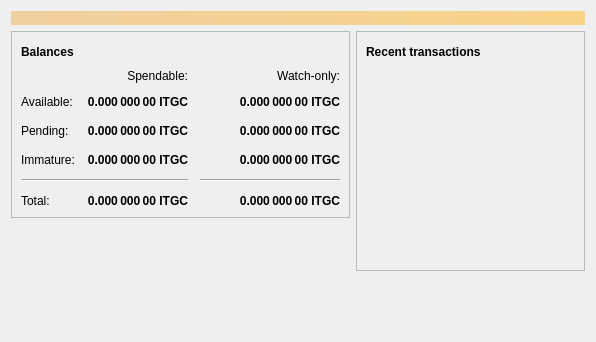
<?xml version="1.0" encoding="UTF-8"?>
<ui version="4.0">
 <class>OverviewPage</class>
 <widget class="QWidget" name="OverviewPage">
  <property name="geometry">
   <rect>
    <x>0</x>
    <y>0</y>
    <width>596</width>
    <height>342</height>
   </rect>
  </property>
  <property name="windowTitle">
   <string>Form</string>
  </property>
  <layout class="QVBoxLayout" name="topLayout">
   <item>
    <widget class="QLabel" name="labelAlerts">
     <property name="visible">
      <bool>false</bool>
     </property>
     <property name="styleSheet">
      <string notr="true">background-color: qlineargradient(x1: 0, y1: 0, x2: 1, y2: 0, stop:0 #F0D0A0, stop:1 #F8D488); color:#000000;</string>
     </property>
     <property name="wordWrap">
      <bool>true</bool>
     </property>
     <property name="margin">
      <number>3</number>
     </property>
    </widget>
   </item>
   <item>
    <layout class="QHBoxLayout" name="horizontalLayout" stretch="1,1">
     <item>
      <layout class="QVBoxLayout" name="verticalLayout_2">
       <item>
        <widget class="QFrame" name="frame">
         <property name="frameShape">
          <enum>QFrame::StyledPanel</enum>
         </property>
         <property name="frameShadow">
          <enum>QFrame::Raised</enum>
         </property>
         <layout class="QVBoxLayout" name="verticalLayout_4">
          <item>
           <layout class="QHBoxLayout" name="horizontalLayout_4">
            <item>
             <widget class="QLabel" name="label_5">
              <property name="font">
               <font>
                <weight>75</weight>
                <bold>true</bold>
               </font>
              </property>
              <property name="text">
               <string>Balances</string>
              </property>
             </widget>
            </item>
            <item>
             <widget class="QPushButton" name="labelWalletStatus">
              <property name="enabled">
               <bool>false</bool>
              </property>
              <property name="maximumSize">
               <size>
                <width>30</width>
                <height>16777215</height>
               </size>
              </property>
              <property name="toolTip">
               <string>The displayed information may be out of date. Your wallet automatically synchronizes with the Itgoldcoins network after a connection is established, but this process has not completed yet.</string>
              </property>
              <property name="text">
               <string/>
              </property>
              <property name="icon">
               <iconset resource="../itgoldcoins.qrc">
                <normaloff>:/icons/warning</normaloff>
                <disabledoff>:/icons/warning</disabledoff>:/icons/warning</iconset>
              </property>
              <property name="iconSize">
               <size>
                <width>24</width>
                <height>24</height>
               </size>
              </property>
              <property name="flat">
               <bool>true</bool>
              </property>
             </widget>
            </item>
            <item>
             <spacer name="horizontalSpacer_3">
              <property name="orientation">
               <enum>Qt::Horizontal</enum>
              </property>
              <property name="sizeHint" stdset="0">
               <size>
                <width>40</width>
                <height>20</height>
               </size>
              </property>
             </spacer>
            </item>
           </layout>
          </item>
          <item>
           <layout class="QGridLayout" name="gridLayout">
            <property name="spacing">
             <number>12</number>
            </property>
            <item row="2" column="2">
             <widget class="QLabel" name="labelWatchPending">
              <property name="font">
               <font>
                <weight>75</weight>
                <bold>true</bold>
               </font>
              </property>
              <property name="cursor">
               <cursorShape>IBeamCursor</cursorShape>
              </property>
              <property name="toolTip">
               <string>Unconfirmed transactions to watch-only addresses</string>
              </property>
              <property name="text">
               <string notr="true">0.000 000 00 ITGC</string>
              </property>
              <property name="alignment">
               <set>Qt::AlignRight|Qt::AlignTrailing|Qt::AlignVCenter</set>
              </property>
              <property name="textInteractionFlags">
               <set>Qt::LinksAccessibleByMouse|Qt::TextSelectableByKeyboard|Qt::TextSelectableByMouse</set>
              </property>
             </widget>
            </item>
            <item row="2" column="1">
             <widget class="QLabel" name="labelUnconfirmed">
              <property name="font">
               <font>
                <weight>75</weight>
                <bold>true</bold>
               </font>
              </property>
              <property name="cursor">
               <cursorShape>IBeamCursor</cursorShape>
              </property>
              <property name="toolTip">
               <string>Total of transactions that have yet to be confirmed, and do not yet count toward the spendable balance</string>
              </property>
              <property name="text">
               <string notr="true">0.000 000 00 ITGC</string>
              </property>
              <property name="alignment">
               <set>Qt::AlignRight|Qt::AlignTrailing|Qt::AlignVCenter</set>
              </property>
              <property name="textInteractionFlags">
               <set>Qt::LinksAccessibleByMouse|Qt::TextSelectableByKeyboard|Qt::TextSelectableByMouse</set>
              </property>
             </widget>
            </item>
            <item row="3" column="2">
             <widget class="QLabel" name="labelWatchImmature">
              <property name="font">
               <font>
                <weight>75</weight>
                <bold>true</bold>
               </font>
              </property>
              <property name="cursor">
               <cursorShape>IBeamCursor</cursorShape>
              </property>
              <property name="toolTip">
               <string>Mined balance in watch-only addresses that has not yet matured</string>
              </property>
              <property name="text">
               <string notr="true">0.000 000 00 ITGC</string>
              </property>
              <property name="alignment">
               <set>Qt::AlignRight|Qt::AlignTrailing|Qt::AlignVCenter</set>
              </property>
              <property name="textInteractionFlags">
               <set>Qt::LinksAccessibleByMouse|Qt::TextSelectableByKeyboard|Qt::TextSelectableByMouse</set>
              </property>
             </widget>
            </item>
            <item row="4" column="0" colspan="2">
             <widget class="Line" name="line">
              <property name="orientation">
               <enum>Qt::Horizontal</enum>
              </property>
             </widget>
            </item>
            <item row="4" column="2">
             <widget class="Line" name="lineWatchBalance">
              <property name="sizePolicy">
               <sizepolicy hsizetype="Preferred" vsizetype="Fixed">
                <horstretch>0</horstretch>
                <verstretch>0</verstretch>
               </sizepolicy>
              </property>
              <property name="minimumSize">
               <size>
                <width>140</width>
                <height>0</height>
               </size>
              </property>
              <property name="orientation">
               <enum>Qt::Horizontal</enum>
              </property>
             </widget>
            </item>
            <item row="5" column="0">
             <widget class="QLabel" name="labelTotalText">
              <property name="text">
               <string>Total:</string>
              </property>
             </widget>
            </item>
            <item row="3" column="1">
             <widget class="QLabel" name="labelImmature">
              <property name="font">
               <font>
                <weight>75</weight>
                <bold>true</bold>
               </font>
              </property>
              <property name="cursor">
               <cursorShape>IBeamCursor</cursorShape>
              </property>
              <property name="toolTip">
               <string>Mined balance that has not yet matured</string>
              </property>
              <property name="text">
               <string notr="true">0.000 000 00 ITGC</string>
              </property>
              <property name="alignment">
               <set>Qt::AlignRight|Qt::AlignTrailing|Qt::AlignVCenter</set>
              </property>
              <property name="textInteractionFlags">
               <set>Qt::LinksAccessibleByMouse|Qt::TextSelectableByKeyboard|Qt::TextSelectableByMouse</set>
              </property>
             </widget>
            </item>
            <item row="2" column="3">
             <spacer name="horizontalSpacer_2">
              <property name="orientation">
               <enum>Qt::Horizontal</enum>
              </property>
              <property name="sizeHint" stdset="0">
               <size>
                <width>40</width>
                <height>20</height>
               </size>
              </property>
             </spacer>
            </item>
            <item row="3" column="0">
             <widget class="QLabel" name="labelImmatureText">
              <property name="text">
               <string>Immature:</string>
              </property>
             </widget>
            </item>
            <item row="5" column="1">
             <widget class="QLabel" name="labelTotal">
              <property name="font">
               <font>
                <weight>75</weight>
                <bold>true</bold>
               </font>
              </property>
              <property name="cursor">
               <cursorShape>IBeamCursor</cursorShape>
              </property>
              <property name="toolTip">
               <string>Your current total balance</string>
              </property>
              <property name="text">
               <string notr="true">0.000 000 00 ITGC</string>
              </property>
              <property name="alignment">
               <set>Qt::AlignRight|Qt::AlignTrailing|Qt::AlignVCenter</set>
              </property>
              <property name="textInteractionFlags">
               <set>Qt::LinksAccessibleByMouse|Qt::TextSelectableByKeyboard|Qt::TextSelectableByMouse</set>
              </property>
             </widget>
            </item>
            <item row="5" column="2">
             <widget class="QLabel" name="labelWatchTotal">
              <property name="font">
               <font>
                <weight>75</weight>
                <bold>true</bold>
               </font>
              </property>
              <property name="cursor">
               <cursorShape>IBeamCursor</cursorShape>
              </property>
              <property name="toolTip">
               <string>Current total balance in watch-only addresses</string>
              </property>
              <property name="text">
               <string notr="true">0.000 000 00 ITGC</string>
              </property>
              <property name="alignment">
               <set>Qt::AlignRight|Qt::AlignTrailing|Qt::AlignVCenter</set>
              </property>
              <property name="textInteractionFlags">
               <set>Qt::LinksAccessibleByMouse|Qt::TextSelectableByKeyboard|Qt::TextSelectableByMouse</set>
              </property>
             </widget>
            </item>
            <item row="0" column="2">
             <widget class="QLabel" name="labelWatchonly">
              <property name="text">
               <string>Watch-only:</string>
              </property>
              <property name="alignment">
               <set>Qt::AlignRight|Qt::AlignTrailing|Qt::AlignVCenter</set>
              </property>
             </widget>
            </item>
            <item row="1" column="0">
             <widget class="QLabel" name="labelBalanceText">
              <property name="text">
               <string>Available:</string>
              </property>
             </widget>
            </item>
            <item row="1" column="1">
             <widget class="QLabel" name="labelBalance">
              <property name="font">
               <font>
                <weight>75</weight>
                <bold>true</bold>
               </font>
              </property>
              <property name="cursor">
               <cursorShape>IBeamCursor</cursorShape>
              </property>
              <property name="toolTip">
               <string>Your current spendable balance</string>
              </property>
              <property name="text">
               <string notr="true">0.000 000 00 ITGC</string>
              </property>
              <property name="alignment">
               <set>Qt::AlignRight|Qt::AlignTrailing|Qt::AlignVCenter</set>
              </property>
              <property name="textInteractionFlags">
               <set>Qt::LinksAccessibleByMouse|Qt::TextSelectableByKeyboard|Qt::TextSelectableByMouse</set>
              </property>
             </widget>
            </item>
            <item row="1" column="2">
             <widget class="QLabel" name="labelWatchAvailable">
              <property name="font">
               <font>
                <weight>75</weight>
                <bold>true</bold>
               </font>
              </property>
              <property name="cursor">
               <cursorShape>IBeamCursor</cursorShape>
              </property>
              <property name="toolTip">
               <string>Your current balance in watch-only addresses</string>
              </property>
              <property name="text">
               <string notr="true">0.000 000 00 ITGC</string>
              </property>
              <property name="alignment">
               <set>Qt::AlignRight|Qt::AlignTrailing|Qt::AlignVCenter</set>
              </property>
              <property name="textInteractionFlags">
               <set>Qt::LinksAccessibleByMouse|Qt::TextSelectableByKeyboard|Qt::TextSelectableByMouse</set>
              </property>
             </widget>
            </item>
            <item row="2" column="0">
             <widget class="QLabel" name="labelPendingText">
              <property name="text">
               <string>Pending:</string>
              </property>
             </widget>
            </item>
            <item row="0" column="1">
             <widget class="QLabel" name="labelSpendable">
              <property name="text">
               <string>Spendable:</string>
              </property>
              <property name="alignment">
               <set>Qt::AlignRight|Qt::AlignTrailing|Qt::AlignVCenter</set>
              </property>
             </widget>
            </item>
           </layout>
          </item>
         </layout>
        </widget>
       </item>
       <item>
        <spacer name="verticalSpacer">
         <property name="orientation">
          <enum>Qt::Vertical</enum>
         </property>
         <property name="sizeHint" stdset="0">
          <size>
           <width>20</width>
           <height>40</height>
          </size>
         </property>
        </spacer>
       </item>
      </layout>
     </item>
     <item>
      <layout class="QVBoxLayout" name="verticalLayout_3">
       <item>
        <widget class="QFrame" name="frame_2">
         <property name="frameShape">
          <enum>QFrame::StyledPanel</enum>
         </property>
         <property name="frameShadow">
          <enum>QFrame::Raised</enum>
         </property>
         <layout class="QVBoxLayout" name="verticalLayout">
          <item>
           <layout class="QHBoxLayout" name="horizontalLayout_2">
            <item>
             <widget class="QLabel" name="label_4">
              <property name="font">
               <font>
                <weight>75</weight>
                <bold>true</bold>
               </font>
              </property>
              <property name="text">
               <string>Recent transactions</string>
              </property>
             </widget>
            </item>
            <item>
             <widget class="QPushButton" name="labelTransactionsStatus">
              <property name="enabled">
               <bool>false</bool>
              </property>
              <property name="maximumSize">
               <size>
                <width>30</width>
                <height>16777215</height>
               </size>
              </property>
              <property name="toolTip">
               <string>The displayed information may be out of date. Your wallet automatically synchronizes with the Itgoldcoins network after a connection is established, but this process has not completed yet.</string>
              </property>
              <property name="text">
               <string/>
              </property>
              <property name="icon">
               <iconset resource="../itgoldcoins.qrc">
                <normaloff>:/icons/warning</normaloff>
                <disabledoff>:/icons/warning</disabledoff>:/icons/warning</iconset>
              </property>
              <property name="iconSize">
               <size>
                <width>24</width>
                <height>24</height>
               </size>
              </property>
              <property name="flat">
               <bool>true</bool>
              </property>
             </widget>
            </item>
            <item>
             <spacer name="horizontalSpacer">
              <property name="orientation">
               <enum>Qt::Horizontal</enum>
              </property>
              <property name="sizeHint" stdset="0">
               <size>
                <width>40</width>
                <height>20</height>
               </size>
              </property>
             </spacer>
            </item>
           </layout>
          </item>
          <item>
           <widget class="QListView" name="listTransactions">
            <property name="styleSheet">
             <string notr="true">QListView { background: transparent; }</string>
            </property>
            <property name="frameShape">
             <enum>QFrame::NoFrame</enum>
            </property>
            <property name="verticalScrollBarPolicy">
             <enum>Qt::ScrollBarAlwaysOff</enum>
            </property>
            <property name="horizontalScrollBarPolicy">
             <enum>Qt::ScrollBarAlwaysOff</enum>
            </property>
            <property name="selectionMode">
             <enum>QAbstractItemView::NoSelection</enum>
            </property>
           </widget>
          </item>
         </layout>
        </widget>
       </item>
       <item>
        <spacer name="verticalSpacer_2">
         <property name="orientation">
          <enum>Qt::Vertical</enum>
         </property>
         <property name="sizeHint" stdset="0">
          <size>
           <width>20</width>
           <height>40</height>
          </size>
         </property>
        </spacer>
       </item>
      </layout>
     </item>
    </layout>
   </item>
  </layout>
 </widget>
 <resources/>
 <connections/>
</ui>
